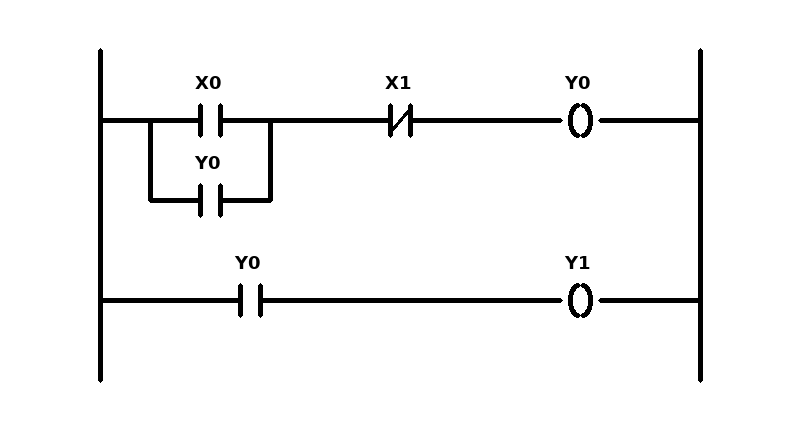
#> input picture samples/ladder.png, 800 x 430 px; its folder holds only this picture in this run
$ python -i vision.py   (imports and definitions only)
#> lines starting #> are read from the running program, lines starting #| are printed output that depends on the picture; after the words box and inside, x2 and y2 are one past the last pixel; in counts of white or black regions, pixels touching at a corner belong together
#> further down, picture is the input picture: shape (430, 800, 3); min 0, max 255, mean 245.5
### circuitsense/ocr.py
"""Label reading (RapidOCR, pip-only) + value parsing. Returns nothing if the engine is missing."""
import re
_eng = None
error = None   # set when the OCR engine can't run, so the app can say so instead of failing silently
_U = {"p": 1e-12, "n": 1e-9, "u": 1e-6, "µ": 1e-6, "m": 1e-3, "k": 1e3, "K": 1e3, "M": 1e6, "G": 1e9}
_DES = re.compile(r"[A-Za-z]{1,2}\d{0,2}")
_LABEL = re.compile(r"[RCLVIBQDE]\d{1,2}|[IVE]|\d+(?:[.,]\d+)?[pnuµmkKMG]?\S{0,2}")

def read_all(img):
    global _eng, error
    try:
        from rapidocr_onnxruntime import RapidOCR
        _eng = _eng or RapidOCR()
        res, _ = _eng(img)
    except Exception as e:
        error = f"{type(e).__name__}: {e}"
        return []
    out = []
    for b, t, sc in res or []:
        xs, ys = [p[0] for p in b], [p[1] for p in b]
        if float(sc) >= 0.5: out.append((t.strip(), (int(min(xs)), int(min(ys)), int(max(xs)), int(max(ys)))))
    return out

def is_label(t):   # only text that looks like a designator or a value; zigzags read as "W" etc. stay in the image
    return len(t) <= 8 and bool(_LABEL.fullmatch(t.replace(" ", "")))

# [15 lines left out: functions split, norm_addr, not called in this run]

### circuitsense/vision.py
"""Classical CV: image -> netlist. Axis-aligned schematics only (v1).
Wires = long horizontal/vertical runs. Everything left over touching a wire = a component."""
import cv2, numpy as np
from .model import Component, Circuit
from . import ocr, ai_fallback

# [37 lines left out: functions _clusters, classify, source, not called in this run]

def analyze(img, wire_frac=0.06, max_dim=1200, join_crossings=False):
#> called with wire_frac = 0.06, max_dim = 1200, join_crossings = False
    s = min(1.0, max_dim / max(img.shape[:2]))
#> s = 1
    if s < 1: img = cv2.resize(img, None, fx=s, fy=s, interpolation=cv2.INTER_AREA)
    g = img.min(2) if img.ndim == 3 else img                     # min channel: coloured ink stays dark
    flat = cv2.divide(g, cv2.GaussianBlur(g, (0, 0), 25), scale=255)
    ink = cv2.threshold(flat, 0, 255, cv2.THRESH_BINARY_INV + cv2.THRESH_OTSU)[1]
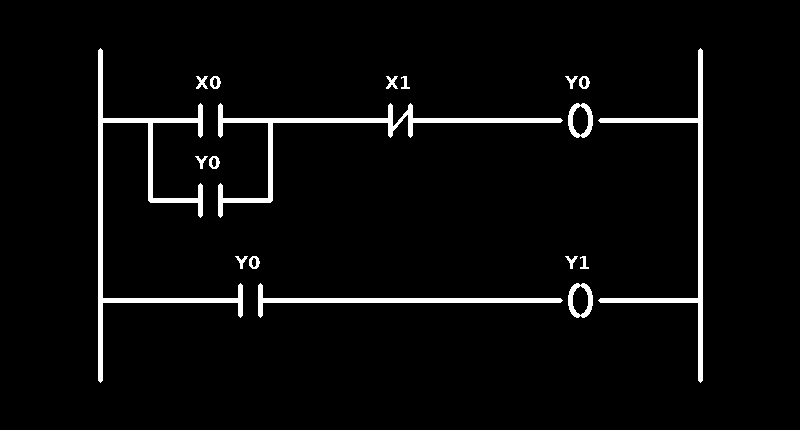
#> ink: shape (430, 800); 3.7% white; 18 white regions, largest, box (x1, y1, x2, y2) and area: (98, 48, 243, 383) 3924, (218, 103, 563, 218) 2918, (598, 48, 703, 383) 2651
    labels = []                                                  # (text, box, glyph count) - then erased so they can't merge into parts
    for txt, (x0, y0, x1, y1) in ocr.read_all(img if img.ndim == 3 else cv2.cvtColor(img, cv2.COLOR_GRAY2BGR)):
        if ocr.is_label(txt):
            gl = cv2.connectedComponents(cv2.dilate(ink[y0:y1 + 1, x0:x1 + 1], np.ones((3, 3), np.uint8)))[0] - 1
            labels.append((txt, (x0, y0, x1, y1), gl))
#> this loop made 0 passes
#> after the loop, labels = []
    for _, (x0, y0, x1, y1), _ in labels: ink[y0 + 1:y1, x0 + 1:x1] = 0
    L = max(15, int(wire_frac * max(ink.shape))); t = max(4, L // 8)
    hm = cv2.morphologyEx(ink, cv2.MORPH_OPEN, np.ones((1, L), np.uint8))
    vm = cv2.morphologyEx(ink, cv2.MORPH_OPEN, np.ones((L, 1), np.uint8))
    resid = cv2.bitwise_and(ink, cv2.bitwise_not(cv2.dilate(hm | vm, np.ones((3, 3), np.uint8))))
    blur, inkd = cv2.GaussianBlur(ink, (5, 5), 0), cv2.dilate(ink, np.ones((5, 5), np.uint8))
    def hough(p2, r0, r1):
        c = cv2.HoughCircles(blur, cv2.HOUGH_GRADIENT, 1, 12, param1=100, param2=p2, minRadius=r0, maxRadius=r1)
        return [] if c is None else [tuple(map(float, q)) for q in c[0]]
    dt = cv2.distanceTransform(ink, cv2.DIST_L2, 3)
    stroke = float(np.percentile(dt[hm > 0], 90)) if hm.any() else 1.0
    def runs(m, k):
        return [(k, x, y, x + w - 1, y + h - 1) for x, y, w, h, _ in cv2.connectedComponentsWithStats(m, 8)[2][1:]]
    R = runs(hm, "h") + runs(vm, "v")
    near = lambda j, x, y, d: R[j][1] - d <= x <= R[j][3] + d and R[j][2] - d <= y <= R[j][4] + d

    # [16 lines left out: function side, not called in this run]

    found, owned, junc = [], set(), []
    jc = [(x, y, r) for x, y, r in hough(14, 4, max(6, int(.22 * L))) if sum(near(j, x, y, r + t + 6) for j in range(len(R))) >= 2]
    for x, y, r in jc: cv2.circle(resid, (int(x), int(y)), int(r) + 7, 0, -1)       # open-circle node markers
    srcs = []
    for x, y, r in hough(18, max(8, int(.3 * L)), int(1.1 * L)):                       # circle symbols = sources
        if any((x - a) ** 2 + (y - b) ** 2 < r * r for a, b, _ in srcs): continue
        ang = np.linspace(0, 2 * np.pi, 48, endpoint=False)
        px = np.clip((x + r * np.cos(ang)).astype(int), 0, ink.shape[1] - 1); py = np.clip((y + r * np.sin(ang)).astype(int), 0, ink.shape[0] - 1)
        if (inkd[py, px] > 0).mean() < .8: continue
        box = (int(x - r), int(y - r), int(x + r), int(y + r)); sd = {}; own = set()
        for j, rr in enumerate(R):
            q = side(rr, box)
            if q == "own": own.add(j)
            elif q: sd.setdefault(q, j)
        if {"L", "R"} <= set(sd) or {"T", "B"} <= set(sd):
            srcs.append((x, y, r)); owned |= own; cv2.circle(resid, (int(x), int(y)), int(r + 2 * stroke) + 3, 0, -1); found.append((box, sd, (x, y, r)))   # wire runs end at the ring's inner edge; erase the whole ring

    kk = np.ones((max(5, int(4 * stroke) + 1) | 1,) * 2, np.uint8)
    n, lab, _, _ = cv2.connectedComponentsWithStats(cv2.dilate(resid, kk), 8)
    boxes = []
    for i in range(1, n):
        ys, xs = np.where((lab == i) & (resid > 0))
        if len(xs) >= 15: boxes.append([int(xs.min()), int(ys.min()), int(xs.max()), int(ys.max()), len(xs)])
    for a in range(len(R)):                                    # inline parts sit in gaps of collinear wires
        for c in range(a + 1, len(R)):
            (ka, ax0, ay0, ax1, ay1), (kc, cx0, cy0, cx1, cy1) = R[a], R[c]
            if ka != kc: continue
            if ka == "h" and abs(ay0 - cy0) <= t and (ax1 < cx0 or cx1 < ax0):
                g0, g1 = (ax1, cx0) if ax1 < cx0 else (cx1, ax0); yy = (ay0 + ay1) / 2
                box = (g0 - t, yy - .3 * L, g1 + t, yy + .3 * L)
            elif ka == "v" and abs(ax0 - cx0) <= t and (ay1 < cy0 or cy1 < ay0):
                g0, g1 = (ay1, cy0) if ay1 < cy0 else (cy1, ay0); xx = (ax0 + ax1) / 2
                box = (xx - .3 * L, g0 - t, xx + .3 * L, g1 + t)
            else: continue
            if (box[2] - box[0]) * (box[3] - box[1]) > .9 * L * L: continue
            inn = [q for q in boxes if box[0] <= (q[0] + q[2]) / 2 <= box[2] and box[1] <= (q[1] + q[3]) / 2 <= box[3]]
            if len(inn) > 1:
                m = [min(q[0] for q in inn), min(q[1] for q in inn), max(q[2] for q in inn), max(q[3] for q in inn), sum(q[4] for q in inn)]
                boxes = [q for q in boxes if not any(q is z for z in inn)] + [m]
    for bx in boxes:
        b = tuple(bx[:4]); sd = {}
        for j, r in enumerate(R):
            q = side(r, b)
            if q == "own": owned.add(j)
            elif q: sd.setdefault(q, j)
        bw, bh = b[2] - b[0], b[3] - b[1]
        if len(sd) >= 2 and max(bw, bh) <= .35 * L and .6 <= (bw + 1) / (bh + 1) <= 1.6: junc.append(sd)
        elif sd: found.append((b, sd, None))

    P = list(range(len(R)))
    def f(a):
        while P[a] != a: P[a] = P[P[a]]; a = P[a]
        return a
    live = [j for j in range(len(R)) if j not in owned]
    for a in live:
        for b in live:
            if a >= b: continue
            (ka, ax0, ay0, ax1, ay1), (kb, bx0, by0, bx1, by1) = R[a], R[b]
            if ka == kb:
                if ka == "h" and abs(ay0 - by0) <= t and ax0 - t <= bx1 and bx0 - t <= ax1: P[f(a)] = f(b)
                if ka == "v" and abs(ax0 - bx0) <= t and ay0 - t <= by1 and by0 - t <= ay1: P[f(a)] = f(b)
                continue
            h, v = (R[a], R[b]) if ka == "h" else (R[b], R[a])
            xc, yc = (v[1] + v[3]) / 2, (h[2] + h[4]) / 2
            if not (h[1] - t <= xc <= h[3] + t and v[2] - t <= yc <= v[4] + t): continue
            ends = min(abs(xc - h[1]), abs(xc - h[3]), abs(yc - v[2]), abs(yc - v[4])) <= t
            dot = dt[int(yc), int(xc)] >= 1.8 * stroke        # filled dot = junction; bare crossing = no connection
            if ends or dot or join_crossings: P[f(a)] = f(b)   # bare crossings: convention differs between textbooks
    for sd in junc:
        js = list(sd.values())
        for j in js[1:]: P[f(j)] = f(js[0])
    for x, y, r in jc:
        hit = [j for j in live if near(j, x, y, r + t + 6)]
        for j in hit[1:]: P[f(j)] = f(hit[0])

    lv = []                                                      # (cx, cy, value, unit) for value labels
    for txt, (x0, y0, x1, y1), gl in labels:
        val, u = ocr.split(txt, gl)
        if val is not None: lv.append(((x0 + x1) / 2, (y0 + y1) / 2, val, u))
    ids, cnt, comps, warns = {}, {}, [], []
    nid = lambda j: ids.setdefault(f(j), len(ids) + 1)
    for b, sd, cf in sorted(found, key=lambda e: (e[0][1], e[0][0])):
        S = set(sd); crop = ink[b[1]:b[3] + 1, b[0]:b[2] + 1]
        a_s, b_s = ("T", "B") if {"T", "B"} <= S and not {"L", "R"} <= S else ("L", "R")
        if a_s not in S: a_s = next(iter(S)); b_s = None
        ends = [nid(sd[a_s])] + ([nid(sd[b_s])] if b_s in sd else [])
        if cf:
            x, y, r = cf; m = np.zeros(ink.shape, np.uint8); cv2.circle(m, (int(x), int(y)), int(.72 * r), 255, -1)
            shaft, lft, rgt = source(cv2.bitwise_and(ink, m)[b[1]:b[3] + 1, b[0]:b[2] + 1], a_s == "T")
            us = sorted((((lx - x) ** 2 + (ly - y) ** 2, u) for lx, ly, _, u in lv if u in ("A", "V") and (lx - x) ** 2 + (ly - y) ** 2 < (4 * L) ** 2))
            kind = us[0][1].replace("A", "I") if us else ("I" if shaft else "V")   # printed unit beats geometry
            o = (0 if rgt > lft else 1) if kind == "I" else (0 if lft > rgt else 1)  # I: head end = b ; V: plus end = first node
        else:
            rel = 0.5
            if b_s in S:
                r0 = R[sd[a_s]]
                rel = ((r0[2] + r0[4]) / 2 - b[1]) / max(1, b[3] - b[1]) if a_s == "L" else ((r0[1] + r0[3]) / 2 - b[0]) / max(1, b[2] - b[0])
            kind, o = classify(crop, S, rel)
        if kind == "GND": ends = [nid(sd["T"])]
        elif kind in ("V", "D", "LED", "I") and o == 1: ends = ends[::-1]
        elif kind != "UNKNOWN" and len(ends) != 2: kind = "UNKNOWN"
        cnt[kind] = cnt.get(kind, 0) + 1
        c = Component(f"{kind}{cnt[kind]}", kind, ends, None, [int(v) for v in b])
        if kind == "UNKNOWN":
            c.note = "unrecognised symbol - send crop to AI fallback or fix manually"; warns.append(c.id)
        comps.append(c)
    unit_of = {"R": "Ω", "I": "A", "V": "V"}                    # each label goes to the nearest part that takes that unit
    pairs = sorted(((((lx - (c.bbox[0] + c.bbox[2]) / 2) ** 2 + (ly - (c.bbox[1] + c.bbox[3]) / 2) ** 2) ** .5, li, ci)
                    for li, (lx, ly, _, u) in enumerate(lv) for ci, c in enumerate(comps) if unit_of.get(c.kind) == u))
    du, dc = set(), set()
    for d, li, ci in pairs:
        if d < 4 * L and li not in du and ci not in dc: comps[ci].value = lv[li][2]; du.add(li); dc.add(ci)
    for c in comps:                                              # AI only identifies what CV could not
        if c.kind != "UNKNOWN": continue
        x0, y0, x1, y1 = c.bbox; pad = 6
        ok, png = cv2.imencode(".png", g[max(0, y0 - pad):y1 + pad, max(0, x0 - pad):x1 + pad])
        r = ai_fallback.resolve(png.tobytes()) if ok else None
        if r and r["kind"] != "UNKNOWN" and len(c.nodes) == 2:
            c.kind, c.value, c.note = r["kind"], r.get("value"), "identified by AI fallback"
            if r.get("reversed"): c.nodes = c.nodes[::-1]
            warns.remove(c.id)
    msgs = [f"{w}: unresolved" for w in warns]
    if ocr.error: msgs.insert(0, f"OCR NOT RUNNING ({ocr.error}) - labels/values were not read; fix: pip install rapidocr-onnxruntime")
    return Circuit(comps, msgs, s)

>>> import cv2
>>> picture = cv2.imread('../samples/ladder.png')
#> (the run stopped early here; a loop or call above may not have finished)

$ run again, on samples/sample2.png
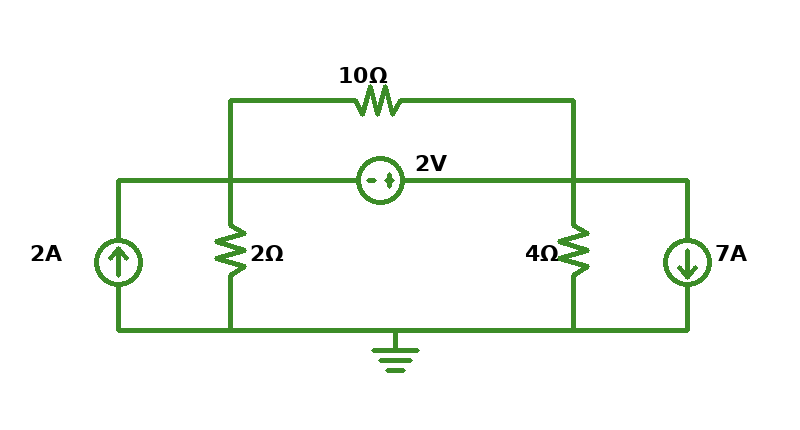
#> input picture samples/sample2.png, 800 x 430 px
#> picture is the input picture: shape (430, 800, 3); mean B, G, R 244.5, 248.9, 245.4
#> in analyze, `g = img.min(2) if img.ndim == 3 else img`:
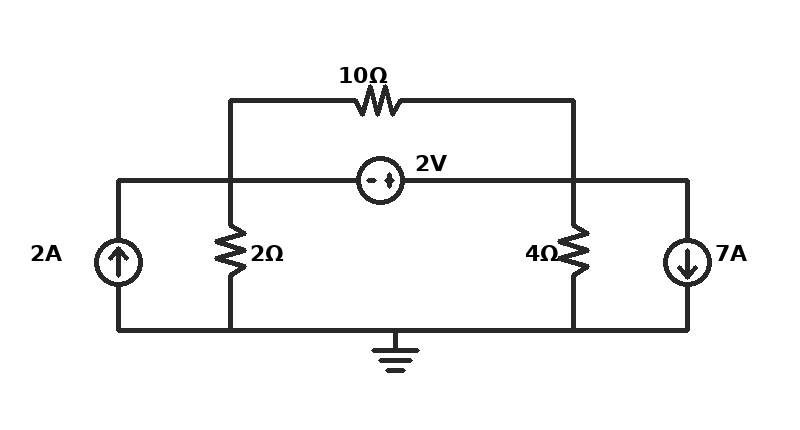
#> g: shape (430, 800); min 0, max 255, mean 244.5
#> in analyze, `ink = cv2.threshold(flat, 0, 255, cv2.THRESH_BINARY_INV + cv2.THRESH_O..`:
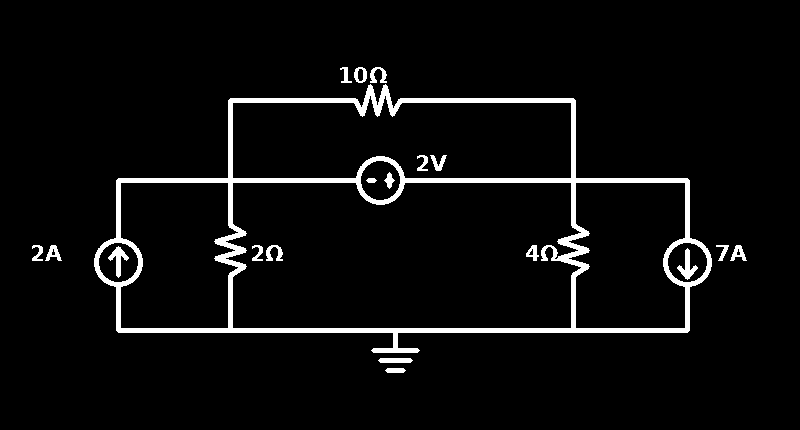
#> ink: shape (430, 800); 4.8% white; 19 white regions, largest, box (x1, y1, x2, y2) and area: (94, 84, 712, 353) 14218, (108, 246, 129, 278) 244, (677, 248, 698, 280) 244
#> after the loop in analyze, `for txt, (x0, y0, x1, y1) in ocr.read_all(img if img.ndim == 3 else cv..`: labels = []
